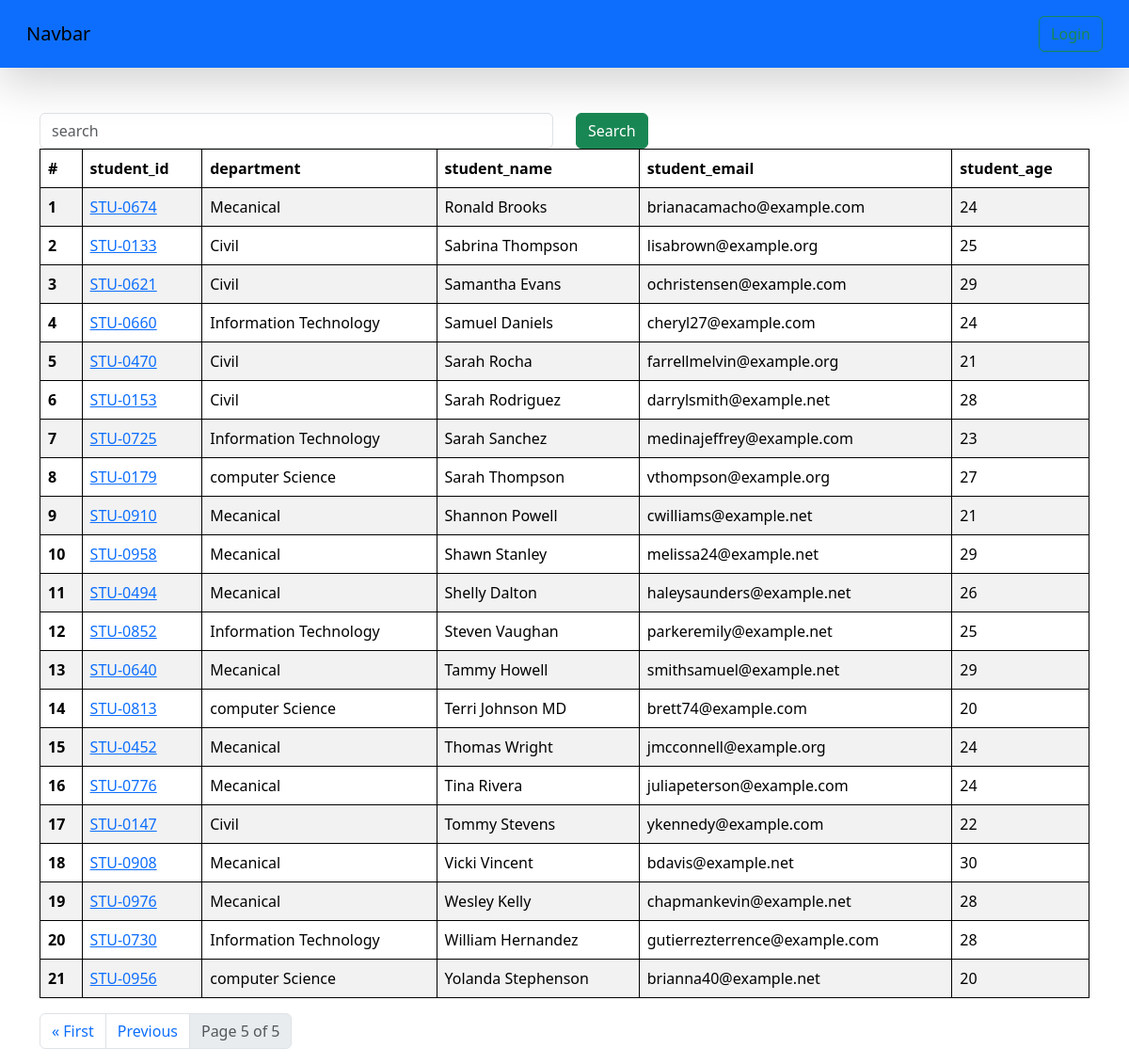
The app's page /students/?page=5 with its own data.
### vege/models.py (models this page shows, shortened)
class Student(models.Model):
    department = models.ForeignKey(Department, related_name="depart", on_delete=models.CASCADE)
    '''
        A One-to-One relationship ensures that each student has a unique student_id entry.
        on_delete=models.CASCADE → If a StudentID is deleted, the student record is also deleted.

    '''
    student_id     = models.OneToOneField(StudentID, related_name="studentid", on_delete=models.CASCADE)
    student_name    = models.CharField(max_length=100)
    student_email   = models.EmailField(unique=True)
    student_age     = models.IntegerField(default=18)
    student_address = models.TextField()
    class Meta:
        ordering = ['student_name']
        verbose_name = 'student'

class StudentID(models.Model):
    student_id = models.CharField(max_length=100)
    def __str__(self) -> str:
        return self.student_id

class Department(models.Model):
    department = models.CharField(max_length=100)
    '''
    Meta Class (ordering = ['department']) → Specifies that when querying the Department model,
      results should be sorted alphabetically by the department field.
    '''
    class Meta:
        ordering = ['department']

### vege/views.py (the view, shortened to what this page needs)
# urls.py: path('students/', get_students, name='get_students'),
def get_students(request):
    queryset = Student.objects.all()
    ranks = Student.objects.annotate(marks=Sum('studentmarks__marks')).order_by('-marks','-student_age')
    paginator = Paginator(queryset, 25)  # Show 25 results per page.
    page_number = request.GET.get("page", 1)
    page_obj = paginator.get_page(page_number)
    return render(request, 'report/students.html', {'queryset': page_obj})

### vege/templates/report/students.html (shortened to what this page needs)
{%extends "base.html"%}
{% block start %}
 <div class="container mt-5">
    <form class="mb4">
        <div class="row">
            <div class="col-md-6">
                <input class="form-control" name="search" placeholder="search">
            </div>
            <div class="col-md-6">
                <button class="btn btn-success">Search</button>
            </div>
        </div>
    </form>
        <table class="table table-striped">
            <thead>
              <tr>
                <th scope="col">#</th>
                <th scope="col">student_id</th>
                <th scope="col">department</th>
                <th scope="col">student_name</th>
                <th scope="col">student_email</th>
                <th scope="col">student_age</th>
              </tr>
            </thead>
            <tbody>
                {% for student in queryset %}
              <tr>
                <th scope="row">{{forloop.counter}}</th>
                <td>
                <a href="/result/{{student.student_id}}/">{{student.student_id}}</a>
                </td>
                <td>{{student.department.department}}</td>
                <td>{{student.student_name}}</td>
                <td>{{student.student_email}}</td>
                <td>{{student.student_age}}</td>
              </tr>
              {% endfor %}
            </tbody>
        </table>
        <nav aria-label="Page navigation example">
            <ul class="pagination">
                {% if queryset.has_previous %}
                    <li class="page-item">
                        <a class="page-link" href="?page=1">&laquo; First</a>
                    </li>
                    <li class="page-item">
                        <a class="page-link" href="?page={{ queryset.previous_page_number }}">Previous</a>
                    </li>
                {% endif %}
                <li class="page-item disabled">
                    <a class="page-link">Page {{ queryset.number }} of {{ queryset.paginator.num_pages }}</a>
                </li>
            </ul>
        </nav>
    </div>
{% endblock %}

### home/templates/base.html (style rules this page uses)
table, th, td { border: 1px solid black; }

### records on screen
Student: student_id "STU-0674", department.department "Mecanical", student_name "Ronald Brooks", student_email "brianacamacho@example.com", student_age "24"
Student: student_id "STU-0133", department.department "Civil", student_name "Sabrina Thompson", student_email "lisabrown@example.org", student_age "25"
Student: student_id "STU-0621", department.department "Civil", student_name "Samantha Evans", student_email "ochristensen@example.com", student_age "29"
Student: student_id "STU-0660", department.department "Information Technology", student_name "Samuel Daniels", student_email "cheryl27@example.com", student_age "24"
Student: student_id "STU-0470", department.department "Civil", student_name "Sarah Rocha", student_email "farrellmelvin@example.org", student_age "21"
Student: student_id "STU-0153", department.department "Civil", student_name "Sarah Rodriguez", student_email "darrylsmith@example.net", student_age "28"
Student: student_id "STU-0725", department.department "Information Technology", student_name "Sarah Sanchez", student_email "medinajeffrey@example.com", student_age "23"
Student: student_id "STU-0179", department.department "computer Science", student_name "Sarah Thompson", student_email "vthompson@example.org", student_age "27"
Student: student_id "STU-0910", department.department "Mecanical", student_name "Shannon Powell", student_email "cwilliams@example.net", student_age "21"
Student: student_id "STU-0958", department.department "Mecanical", student_name "Shawn Stanley", student_email "melissa24@example.net", student_age "29"
Student: student_id "STU-0494", department.department "Mecanical", student_name "Shelly Dalton", student_email "haleysaunders@example.net", student_age "26"
Student: student_id "STU-0852", department.department "Information Technology", student_name "Steven Vaughan", student_email "parkeremily@example.net", student_age "25"
Student: student_id "STU-0640", department.department "Mecanical", student_name "Tammy Howell", student_email "smithsamuel@example.net", student_age "29"
Student: student_id "STU-0813", department.department "computer Science", student_name "Terri Johnson MD", student_email "brett74@example.com", student_age "20"
Student: student_id "STU-0452", department.department "Mecanical", student_name "Thomas Wright", student_email "jmcconnell@example.org", student_age "24"
Student: student_id "STU-0776", department.department "Mecanical", student_name "Tina Rivera", student_email "juliapeterson@example.com", student_age "24"
Student: student_id "STU-0147", department.department "Civil", student_name "Tommy Stevens", student_email "ykennedy@example.com", student_age "22"
Student: student_id "STU-0908", department.department "Mecanical", student_name "Vicki Vincent", student_email "bdavis@example.net", student_age "30"
Student: student_id "STU-0976", department.department "Mecanical", student_name "Wesley Kelly", student_email "chapmankevin@example.net", student_age "28"
Student: student_id "STU-0730", department.department "Information Technology", student_name "William Hernandez", student_email "gutierrezterrence@example.com", student_age "28"
Student: student_id "STU-0956", department.department "computer Science", student_name "Yolanda Stephenson", student_email "brianna40@example.net", student_age "20"

### other values on screen
{{ queryset.number }} "5"
{{ queryset.paginator.num_pages }} "5"
